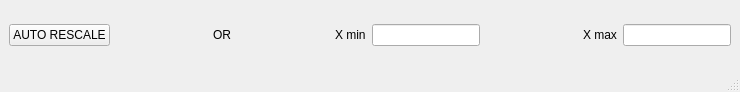
<?xml version="1.0" encoding="UTF-8"?>
<ui version="4.0">
 <class>MainWindow</class>
 <widget class="QMainWindow" name="ManualXAxisControl">
  <property name="geometry">
   <rect>
    <x>0</x>
    <y>0</y>
    <width>740</width>
    <height>92</height>
   </rect>
  </property>
  <property name="sizePolicy">
   <sizepolicy hsizetype="Minimum" vsizetype="Fixed">
    <horstretch>0</horstretch>
    <verstretch>0</verstretch>
   </sizepolicy>
  </property>
  <property name="minimumSize">
   <size>
    <width>0</width>
    <height>80</height>
   </size>
  </property>
  <property name="maximumSize">
   <size>
    <width>16777215</width>
    <height>92</height>
   </size>
  </property>
  <property name="contextMenuPolicy">
   <enum>Qt::DefaultContextMenu</enum>
  </property>
  <property name="windowTitle">
   <string>Manual x Axis</string>
  </property>
  <widget class="QWidget" name="centralwidget">
   <layout class="QHBoxLayout" name="horizontalLayout">
    <item>
     <widget class="QPushButton" name="auto_rescale">
      <property name="contextMenuPolicy">
       <enum>Qt::NoContextMenu</enum>
      </property>
      <property name="text">
       <string>AUTO RESCALE</string>
      </property>
     </widget>
    </item>
    <item>
     <spacer name="horizontalSpacer_2">
      <property name="orientation">
       <enum>Qt::Horizontal</enum>
      </property>
      <property name="sizeHint" stdset="0">
       <size>
        <width>52</width>
        <height>24</height>
       </size>
      </property>
     </spacer>
    </item>
    <item>
     <widget class="QLabel" name="label_2">
      <property name="text">
       <string>OR</string>
      </property>
     </widget>
    </item>
    <item>
     <spacer name="horizontalSpacer_3">
      <property name="orientation">
       <enum>Qt::Horizontal</enum>
      </property>
      <property name="sizeHint" stdset="0">
       <size>
        <width>53</width>
        <height>24</height>
       </size>
      </property>
     </spacer>
    </item>
    <item>
     <widget class="QLabel" name="label_3">
      <property name="text">
       <string>X min</string>
      </property>
     </widget>
    </item>
    <item>
     <widget class="QLineEdit" name="x_min_value"/>
    </item>
    <item>
     <spacer name="horizontalSpacer">
      <property name="orientation">
       <enum>Qt::Horizontal</enum>
      </property>
      <property name="sizeHint" stdset="0">
       <size>
        <width>52</width>
        <height>24</height>
       </size>
      </property>
     </spacer>
    </item>
    <item>
     <widget class="QLabel" name="label">
      <property name="text">
       <string>X max</string>
      </property>
     </widget>
    </item>
    <item>
     <widget class="QLineEdit" name="x_max_value"/>
    </item>
   </layout>
  </widget>
  <widget class="QMenuBar" name="menubar">
   <property name="geometry">
    <rect>
     <x>0</x>
     <y>0</y>
     <width>740</width>
     <height>25</height>
    </rect>
   </property>
  </widget>
  <widget class="QStatusBar" name="statusbar"/>
 </widget>
 <resources/>
 <connections>
  <connection>
   <sender>x_max_value</sender>
   <signal>returnPressed()</signal>
   <receiver>MainWindow</receiver>
   <slot>x_max_event()</slot>
   <hints>
    <hint type="sourcelabel">
     <x>657</x>
     <y>47</y>
    </hint>
    <hint type="destinationlabel">
     <x>369</x>
     <y>45</y>
    </hint>
   </hints>
  </connection>
  <connection>
   <sender>x_min_value</sender>
   <signal>returnPressed()</signal>
   <receiver>MainWindow</receiver>
   <slot>x_min_event()</slot>
   <hints>
    <hint type="sourcelabel">
     <x>396</x>
     <y>47</y>
    </hint>
    <hint type="destinationlabel">
     <x>369</x>
     <y>45</y>
    </hint>
   </hints>
  </connection>
  <connection>
   <sender>auto_rescale</sender>
   <signal>clicked()</signal>
   <receiver>MainWindow</receiver>
   <slot>x_auto_rescale_event()</slot>
   <hints>
    <hint type="sourcelabel">
     <x>67</x>
     <y>47</y>
    </hint>
    <hint type="destinationlabel">
     <x>369</x>
     <y>45</y>
    </hint>
   </hints>
  </connection>
 </connections>
 <slots>
  <slot>x_max_event()</slot>
  <slot>x_min_event()</slot>
  <slot>x_auto_rescale_event()</slot>
 </slots>
</ui>
